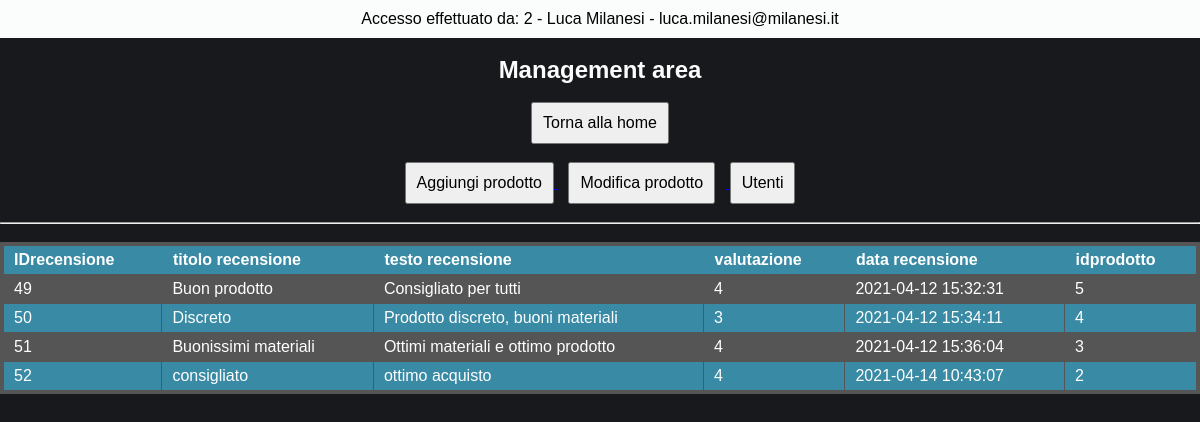
Before: /management/viewUser.select.recensioni.php?IDutente=38 (signed in) with the older database file.
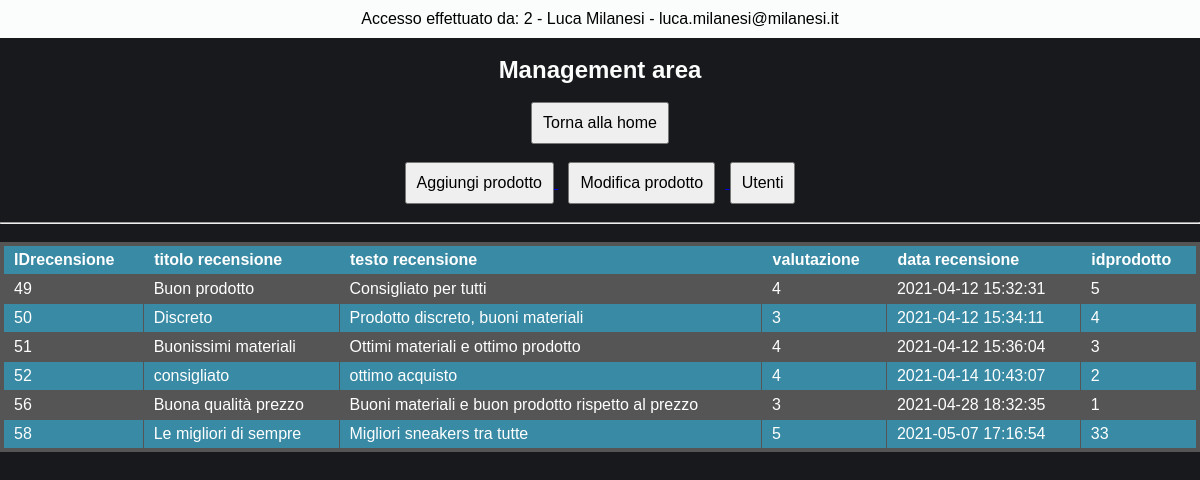
After: the same page with the newer database file.
### tables this page shows
CREATE TABLE `recensioni` (
  `IDrecensione` int(11) NOT NULL AUTO_INCREMENT,
  `testo_recensione` varchar(1500) DEFAULT NULL,
  `titolo_recensione` varchar(50) DEFAULT NULL,
  `valutazione` int(11) DEFAULT NULL,
  `data_recensione` datetime DEFAULT NULL,
  `idutente` int(11) DEFAULT NULL,
  `idprodotto` int(11) DEFAULT NULL,
  PRIMARY KEY (`IDrecensione`),
  KEY `idutente` (`idutente`),
  KEY `idprodotto` (`idprodotto`),
  CONSTRAINT `recensioni_ibfk_1` FOREIGN KEY (`idutente`) REFERENCES `utenti` (`IDutente`),
  CONSTRAINT `recensioni_ibfk_2` FOREIGN KEY (`idprodotto`) REFERENCES `prodotto` (`IDprodotto`)
);

### management/viewUser.select.recensioni.php (the view, shortened to what this page needs)
<?php
include '../dbConfig/dbConfig.php';
include '../dbConfig/dbConfig_dip.php';
?>
<!DOCTYPE html>
<html>
  <?php
    $IDutente = $_GET["IDutente"];
    $email_aziendale = $_SESSION['email_aziendale'];
    $sql_dip = "SELECT * FROM dipendenti WHERE email_aziendale = '$email_aziendale'";
            $result_dip = $conn2->query($sql_dip);
            $row_dip = $result_dip->fetch_assoc();
  ?>
  <head>
    <link rel="stylesheet" href="./css/style.management.css">
  </head>
  <body >
      <div class="header-page">
        <div class="header">
          <p> Accesso effettuato da: <?php echo "{$row_dip["IDdipendente"]} - {$row_dip["nome"]} {$row_dip["cognome"]} - {$row_dip["email_aziendale"]}" ?> </p>
        </div>
        <br>
        <h2> Management area </h2>
        <br>
        <a href="./managementPage.php"> <button name="management-page"> Torna alla home </button> </a>
        <br><br>
        <a href="./aggiungiProdotto.php"> <button name="agg-prod"> Aggiungi prodotto </button> </a>
        <a href="./modificaProdotto.php"> <button name="mod-prod" style="margin: 0 10px;"> Modifica prodotto </button> </a>
        <a href="./viewUser.php"> <button name="view-user"> Utenti </button> </a>
        <br><br><hr><br>
      </div>
    <form action="<?php echo $_SERVER['PHP_SELF']; ?>" method="post">
      <?php
          $sql_recensioni = "SELECT * FROM recensioni WHERE idutente = '$IDutente' ORDER BY data_recensione";
                             $result_recensioni = $conn->query($sql_recensioni);
          ?>
          <table class="steelBlueCols">
            <tr>
              <thead>
                <th> IDrecensione </th>
                <th> titolo recensione </th>
                <th> testo recensione </th>
                <th> valutazione </th>
                <th> data recensione </th>
                <th> idprodotto </th>
              </thead>
            </tr>
            <tbody>
          <?php
          while ($row_recensioni = $result_recensioni->fetch_assoc()) {
            ?>
              <tr>
                <td> <?php echo $row_recensioni["IDrecensione"] ?> </td>
                <td> <?php echo $row_recensioni["titolo_recensione"] ?> </td>
                <td> <?php echo $row_recensioni["testo_recensione"] ?> </td>
                <td> <?php echo $row_recensioni["valutazione"] ?> </td>
                <td> <?php echo $row_recensioni["data_recensione"] ?> </td>
                <td> <?php echo $row_recensioni["idprodotto"] ?> </td>
              </tr>
            <?php
          }
          ?>
        </tbody>
    </form>
  </body>
</html>

Changed rows visible on the page:
added recensioni: IDrecensione "56", titolo_recensione "Buona qualità prezzo", testo_recensione "Buoni materiali e buon prodotto rispetto al prezzo", valutazione "3", data_recensione "2021-04-28 18:32:35", idprodotto "1"
added recensioni: IDrecensione "58", titolo_recensione "Le migliori di sempre", testo_recensione "Migliori sneakers tra tutte", valutazione "5", data_recensione "2021-05-07 17:16:54", idprodotto "33"
